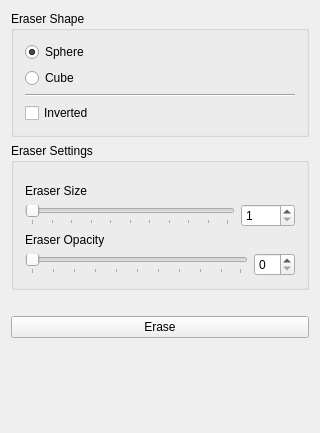
<?xml version="1.0" encoding="UTF-8"?>
<ui version="4.0">
 <class>prop_eraser</class>
 <widget class="QWidget" name="prop_eraser">
  <property name="geometry">
   <rect>
    <x>0</x>
    <y>0</y>
    <width>320</width>
    <height>433</height>
   </rect>
  </property>
  <property name="windowTitle">
   <string>Eraser Toolbox</string>
  </property>
  <layout class="QVBoxLayout" name="verticalLayout_3">
   <item>
    <widget class="QGroupBox" name="m_pEraserToolBox">
     <property name="title">
      <string>Eraser Shape</string>
     </property>
     <layout class="QVBoxLayout" name="verticalLayout_4">
      <item>
       <widget class="QRadioButton" name="m_pSphereTool">
        <property name="text">
         <string>Sphere</string>
        </property>
        <property name="checked">
         <bool>true</bool>
        </property>
        <property name="Type" stdset="0">
         <number>1</number>
        </property>
        <attribute name="buttonGroup">
         <string>m_pEraserShapeButtonGroup</string>
        </attribute>
       </widget>
      </item>
      <item>
       <widget class="QRadioButton" name="m_pCubeTool">
        <property name="text">
         <string>Cube</string>
        </property>
        <property name="checked">
         <bool>false</bool>
        </property>
        <property name="Type" stdset="0">
         <number>0</number>
        </property>
        <attribute name="buttonGroup">
         <string>m_pEraserShapeButtonGroup</string>
        </attribute>
       </widget>
      </item>
      <item>
       <widget class="Line" name="line">
        <property name="orientation">
         <enum>Qt::Horizontal</enum>
        </property>
       </widget>
      </item>
      <item>
       <widget class="QCheckBox" name="m_pEraserInvertCheckBox">
        <property name="text">
         <string>Inverted</string>
        </property>
       </widget>
      </item>
     </layout>
    </widget>
   </item>
   <item>
    <widget class="QGroupBox" name="groupBox">
     <property name="title">
      <string>Eraser Settings</string>
     </property>
     <layout class="QVBoxLayout" name="verticalLayout">
      <item>
       <spacer name="verticalSpacer_3">
        <property name="orientation">
         <enum>Qt::Vertical</enum>
        </property>
        <property name="sizeType">
         <enum>QSizePolicy::Preferred</enum>
        </property>
        <property name="sizeHint" stdset="0">
         <size>
          <width>20</width>
          <height>10</height>
         </size>
        </property>
       </spacer>
      </item>
      <item>
       <widget class="QLabel" name="AdjustSize">
        <property name="text">
         <string>Eraser Size</string>
        </property>
        <property name="scaledContents">
         <bool>true</bool>
        </property>
        <property name="wordWrap">
         <bool>false</bool>
        </property>
       </widget>
      </item>
      <item>
       <layout class="QHBoxLayout" name="horizontalLayout">
        <item>
         <widget class="QSlider" name="m_pEraserSizeSlider">
          <property name="acceptDrops">
           <bool>false</bool>
          </property>
          <property name="minimum">
           <number>1</number>
          </property>
          <property name="maximum">
           <number>1000</number>
          </property>
          <property name="singleStep">
           <number>50</number>
          </property>
          <property name="pageStep">
           <number>50</number>
          </property>
          <property name="value">
           <number>1</number>
          </property>
          <property name="orientation">
           <enum>Qt::Horizontal</enum>
          </property>
          <property name="tickPosition">
           <enum>QSlider::TicksBelow</enum>
          </property>
          <property name="tickInterval">
           <number>100</number>
          </property>
         </widget>
        </item>
        <item>
         <widget class="QSpinBox" name="EraserSizeSpinBox">
          <property name="keyboardTracking">
           <bool>false</bool>
          </property>
          <property name="minimum">
           <number>1</number>
          </property>
          <property name="maximum">
           <number>1000</number>
          </property>
          <property name="value">
           <number>1</number>
          </property>
         </widget>
        </item>
       </layout>
      </item>
      <item>
       <widget class="QLabel" name="AdjustOpacity">
        <property name="text">
         <string>Eraser Opacity</string>
        </property>
        <property name="wordWrap">
         <bool>false</bool>
        </property>
       </widget>
      </item>
      <item>
       <layout class="QHBoxLayout" name="horizontalLayout_2">
        <item>
         <widget class="QSlider" name="m_pEraserOpacitySlider">
          <property name="acceptDrops">
           <bool>false</bool>
          </property>
          <property name="minimum">
           <number>0</number>
          </property>
          <property name="maximum">
           <number>99</number>
          </property>
          <property name="singleStep">
           <number>10</number>
          </property>
          <property name="value">
           <number>0</number>
          </property>
          <property name="orientation">
           <enum>Qt::Horizontal</enum>
          </property>
          <property name="tickPosition">
           <enum>QSlider::TicksBelow</enum>
          </property>
          <property name="tickInterval">
           <number>10</number>
          </property>
         </widget>
        </item>
        <item>
         <widget class="QSpinBox" name="EraserOpacitySpinBox">
          <property name="keyboardTracking">
           <bool>false</bool>
          </property>
          <property name="minimum">
           <number>0</number>
          </property>
          <property name="maximum">
           <number>99</number>
          </property>
          <property name="value">
           <number>0</number>
          </property>
         </widget>
        </item>
       </layout>
      </item>
     </layout>
    </widget>
   </item>
   <item>
    <spacer name="verticalSpacer_2">
     <property name="orientation">
      <enum>Qt::Vertical</enum>
     </property>
     <property name="sizeType">
      <enum>QSizePolicy::Preferred</enum>
     </property>
     <property name="sizeHint" stdset="0">
      <size>
       <width>20</width>
       <height>20</height>
      </size>
     </property>
    </spacer>
   </item>
   <item>
    <layout class="QHBoxLayout" name="horizontalLayout_3">
     <item>
      <widget class="QPushButton" name="m_pErase">
       <property name="text">
        <string>Erase</string>
       </property>
      </widget>
     </item>
    </layout>
   </item>
   <item>
    <spacer name="verticalSpacer">
     <property name="orientation">
      <enum>Qt::Vertical</enum>
     </property>
     <property name="sizeHint" stdset="0">
      <size>
       <width>0</width>
       <height>0</height>
      </size>
     </property>
    </spacer>
   </item>
  </layout>
 </widget>
 <layoutdefault spacing="6" margin="11"/>
 <pixmapfunction>qPixmapFromMimeSource</pixmapfunction>
 <resources/>
 <connections>
  <connection>
   <sender>m_pEraserOpacitySlider</sender>
   <signal>valueChanged(int)</signal>
   <receiver>EraserOpacitySpinBox</receiver>
   <slot>setValue(int)</slot>
   <hints>
    <hint type="sourcelabel">
     <x>20</x>
     <y>20</y>
    </hint>
    <hint type="destinationlabel">
     <x>20</x>
     <y>20</y>
    </hint>
   </hints>
  </connection>
  <connection>
   <sender>EraserOpacitySpinBox</sender>
   <signal>valueChanged(int)</signal>
   <receiver>m_pEraserOpacitySlider</receiver>
   <slot>setValue(int)</slot>
   <hints>
    <hint type="sourcelabel">
     <x>20</x>
     <y>20</y>
    </hint>
    <hint type="destinationlabel">
     <x>20</x>
     <y>20</y>
    </hint>
   </hints>
  </connection>
  <connection>
   <sender>m_pEraserSizeSlider</sender>
   <signal>valueChanged(int)</signal>
   <receiver>EraserSizeSpinBox</receiver>
   <slot>setValue(int)</slot>
   <hints>
    <hint type="sourcelabel">
     <x>20</x>
     <y>20</y>
    </hint>
    <hint type="destinationlabel">
     <x>20</x>
     <y>20</y>
    </hint>
   </hints>
  </connection>
  <connection>
   <sender>EraserSizeSpinBox</sender>
   <signal>valueChanged(int)</signal>
   <receiver>m_pEraserSizeSlider</receiver>
   <slot>setValue(int)</slot>
   <hints>
    <hint type="sourcelabel">
     <x>20</x>
     <y>20</y>
    </hint>
    <hint type="destinationlabel">
     <x>20</x>
     <y>20</y>
    </hint>
   </hints>
  </connection>
 </connections>
 <buttongroups>
  <buttongroup name="m_pEraserShapeButtonGroup"/>
 </buttongroups>
</ui>
